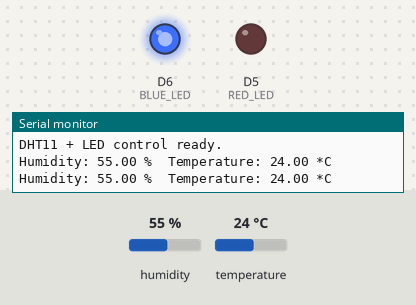
Bench run of a sketch on a simulated ESP8266 (NodeMCU). Parts: output pins drawn as LEDs (lit = HIGH), the last lines printed to the serial monitor. The inputs (shaded band) are chosen by the test bench; at power-on: humidity 55 %, temperature 24 °C.

Above: at 4.8 s.
4.9 s: humidity set to 38 %
7.9 s: humidity set to 35 %
At 9.3 s:
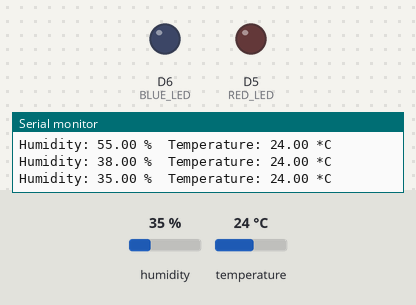
10.9 s: temperature set to 27 °C
At 12.9 s:
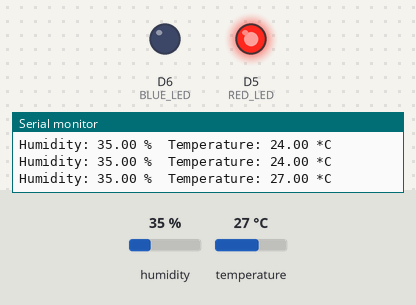
13.9 s: humidity set to 40 %
At 15.3 s:
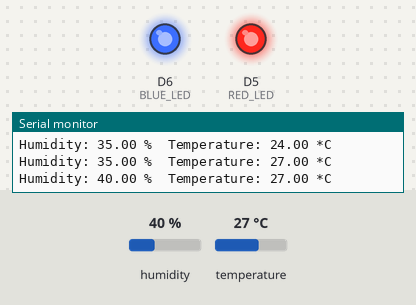
16.9 s: humidity set to 22 %
At 18.8 s:
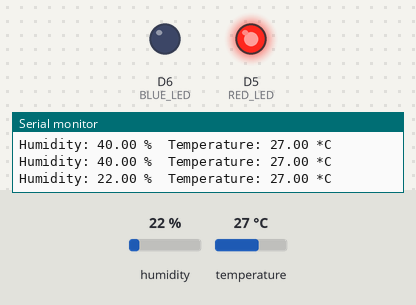
Timing chart, 0 to 20.3 s (numbered marks = the images above; inputs shaded):
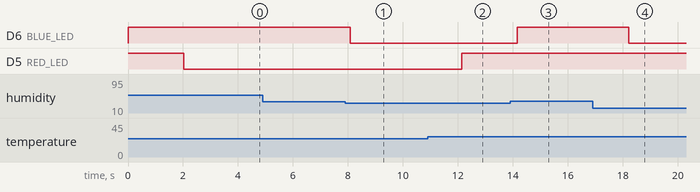

Measured:
- the behaviour switches between 37 and 36 % on humidity (found by bisection; images 0 and 1)
- the behaviour switches between 25 and 26 °C on temperature (found by bisection; images 1 and 2)
- after the input at 7.9 s, D6 (BLUE_LED): HIGH → LOW after 0.19 s
- after the input at 10.9 s, D5 (RED_LED): LOW → HIGH after 1.2 s
- after the input at 13.9 s, D6 (BLUE_LED): LOW → HIGH after 0.26 s
- after the input at 16.9 s, D6 (BLUE_LED): HIGH → LOW after 1.3 s

The sketch:

esp_dht1_basic_led.ino
```cpp
#include <DHT.h>

#define DHTPIN D4       // DHT11 data pin
#define DHTTYPE DHT11

#define RED_LED D5      // Red LED pin (GPIO14)
#define BLUE_LED D6     // Blue LED pin (GPIO12)

#define TEMP_THRESHOLD 26    // Example: turn red LED ON if temperature < 25°C
#define HUMID_THRESHOLD 37   // Example: turn blue LED ON if humidity < 50%

DHT dht(DHTPIN, DHTTYPE);

void setup() {
  Serial.begin(115200);
  dht.begin();

  pinMode(RED_LED, OUTPUT);
  pinMode(BLUE_LED, OUTPUT);

  digitalWrite(RED_LED, HIGH);   // Both LEDs OFF at start
  digitalWrite(BLUE_LED, HIGH);

  Serial.println("DHT11 + LED control ready.");
}

void loop() {
  delay(2000); // 2 sec delay between readings

  float h = dht.readHumidity();
  float t = dht.readTemperature();

  if (isnan(h) || isnan(t)) {
    Serial.println("Failed to read from DHT11 sensor!");
    return;
  }

  Serial.print("Humidity: ");
  Serial.print(h);
  Serial.print(" %\t");
  Serial.print("Temperature: ");
  Serial.print(t);
  Serial.println(" *C");

  // LED Logic
  if (t < TEMP_THRESHOLD) {
    digitalWrite(RED_LED, LOW);  // Red LED ON
  } else {
    digitalWrite(RED_LED, HIGH);   // Red LED OFF
  }

  if (h < HUMID_THRESHOLD) {
    digitalWrite(BLUE_LED, LOW); // Blue LED ON
  } else {
    digitalWrite(BLUE_LED, HIGH);  // Blue LED OFF
  }
}
```
